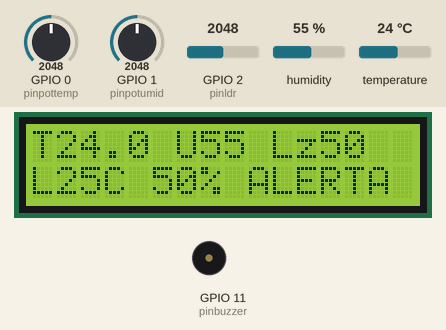
This sketch was run on a simulated ESP32-C6. Shown: 16×2 character LCD, buzzer (waves = sounding). The inputs (shaded band) are chosen by the test bench; at power-on: humidity 55 %, GPIO 1 (pinpotumid) = 2048, GPIO 0 (pinpottemp) = 2048, GPIO 2 (pinldr) = 2048, temperature 24 °C (analog values on the 0–4095 scale). WiFi joins after 1.5 s; servers stay silent unless stated; storage starts empty; what the sketch prints to the serial monitor is not drawn.

Above: at 5.8 s.
5.9 s: humidity set to 52 %
At 8.8 s:
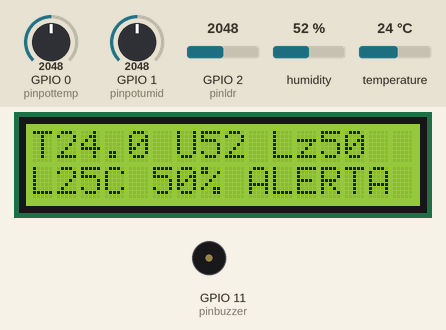
9.2 s: humidity set to 49 %
At 11.0 s:
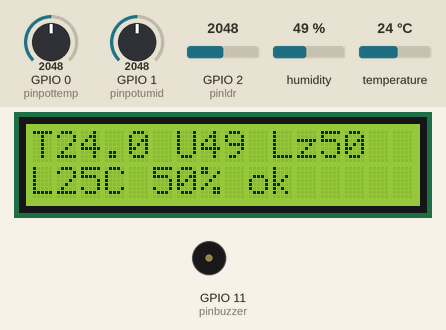
12.2 s: GPIO 1 (pinpotumid) set to 2017
13.7 s: GPIO 1 (pinpotumid) set to 1916
At 14.6 s:
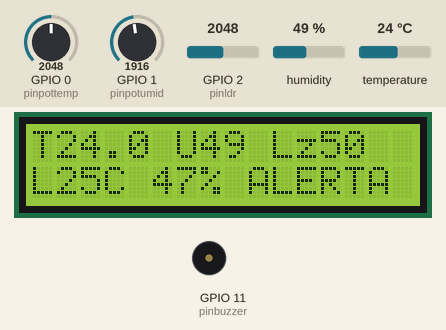
15.6 s: GPIO 0 (pinpottemp) set to 2866
At 17.9 s:
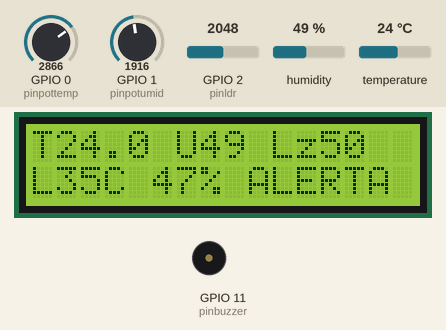
18.2 s: GPIO 2 (pinldr) set to 2866
At 20.5 s:
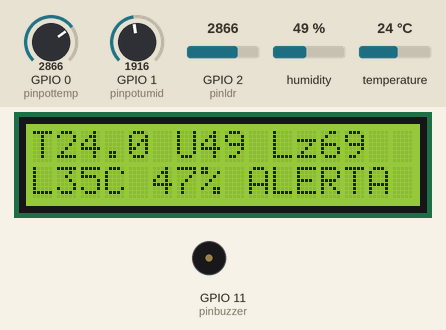
Timing chart, 0 to 22.0 s (numbered marks = the images above; inputs shaded):
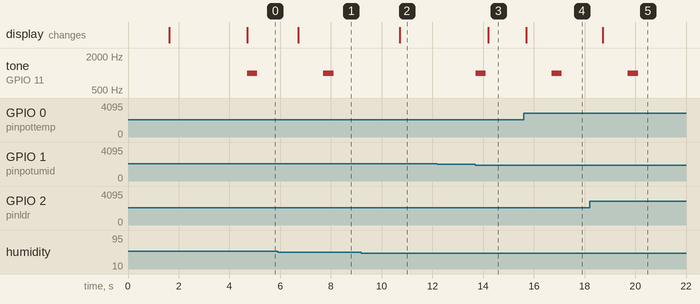

The sketch:

sketch.ino
```cpp
#include <Wire.h>
#include <WiFi.h>
#include <WebServer.h>
#include <ESPmDNS.h>
#include <LittleFS.h>
#include <DHT.h>
#include <LiquidCrystal_I2C.h>

#define tipodht DHT22

const char* redenome = "Wokwi-GUEST";
const char* redesenha = "";
const char* apnome = "Monitor-Ambiente";
const char* apsenha = "12345678";

const int pinpottemp = 0;
const int pinpotumid = 1;
const int pinldr = 2;
const int pinbuzzer = 11;
const int pindht = 10;
const int pinsda = 6;
const int pinscl = 7;

const int tamanhohist = 720;
const unsigned long intervalopot = 100;
const unsigned long intervalosensor = 2000;
const unsigned long intervalolcd = 500;
const unsigned long intervalohist = 5000;
const unsigned long intervalobuzzer = 3000;
const unsigned long duracaobeep = 400;

struct ponto
{
  uint32_t t;
  int16_t temp;
  int16_t umid;
  uint8_t luz;
  uint8_t al;
};

ponto historico[tamanhohist];
int histini = 0;
int histqtd = 0;

float temp = 0;
float umid = 0;
int luz = 0;
float limtemp = 30;
float limumid = 70;
float refpottemp = 0;
float refpotumid = 0;
const char* origem = "pot";
uint32_t mudou = 0;
int alerta = 0;
bool sensorok = false;
bool beepligado = false;
String ip = "";

unsigned long ultimopot = 0;
unsigned long ultimosensor = 0;
unsigned long ultimolcd = 0;
unsigned long ultimohist = 0;
unsigned long ultimobeep = 0;

DHT dht(pindht, tipodht);
LiquidCrystal_I2C lcd(0x27, 16, 2);
WebServer server(80);

uint32_t segundos()
{
  return millis() / 1000;
}

float arredondar(float valor, float passo)
{
  return round(valor / passo) * passo;
}

float lerpot(int pino, float maximo)
{
  long soma = 0;
  for (int i = 0; i < 8; i++)
  {
    soma += analogRead(pino);
  }
  return (soma / 8.0) * maximo / 4095.0;
}

void lerpots()
{
  float pt = arredondar(lerpot(pinpottemp, 50), 0.5);
  float pu = arredondar(lerpot(pinpotumid, 100), 1);

  if (fabs(pt - refpottemp) >= 1.0)
  {
    refpottemp = pt;
    limtemp = pt;
    origem = "pot";
    mudou = segundos();
  }

  if (fabs(pu - refpotumid) >= 2.0)
  {
    refpotumid = pu;
    limumid = pu;
    origem = "pot";
    mudou = segundos();
  }
}

void lersensores()
{
  float t = dht.readTemperature();
  float u = dht.readHumidity();
  luz = map(analogRead(pinldr), 0, 4095, 0, 100);

  if (isnan(t) || isnan(u))
  {
    sensorok = false;
    return;
  }

  sensorok = true;
  temp = t;
  umid = u;
}

void avaliar()
{
  alerta = 0;
  if (sensorok && temp > limtemp)
  {
    alerta |= 1;
  }
  if (sensorok && umid > limumid)
  {
    alerta |= 2;
  }
}

void atualizarbuzzer()
{
  unsigned long agora = millis();

  if (alerta == 0)
  {
    noTone(pinbuzzer);
    beepligado = false;
    ultimobeep = agora - intervalobuzzer;
    return;
  }

  if (!beepligado && agora - ultimobeep >= intervalobuzzer)
  {
    tone(pinbuzzer, 1000);
    beepligado = true;
    ultimobeep = agora;
  }

  if (beepligado && agora - ultimobeep >= duracaobeep)
  {
    noTone(pinbuzzer);
    beepligado = false;
  }
}

void guardar()
{
  int pos = (histini + histqtd) % tamanhohist;

  if (histqtd < tamanhohist)
  {
    histqtd++;
  }
  else
  {
    histini = (histini + 1) % tamanhohist;
  }

  historico[pos].t = segundos();
  historico[pos].temp = (int16_t)round(temp * 10);
  historico[pos].umid = (int16_t)round(umid * 10);
  historico[pos].luz = (uint8_t)luz;
  historico[pos].al = (uint8_t)alerta;
}

void escrevelinha(int linha, const char* texto)
{
  char buf[17];
  snprintf(buf, sizeof(buf), "%-16s", texto);
  lcd.setCursor(0, linha);
  lcd.print(buf);
}

void atualizarlcd()
{
  char l1[24];
  char l2[24];

  if (!sensorok)
  {
    snprintf(l1, sizeof(l1), "erro no DHT");
    snprintf(l2, sizeof(l2), "verifique fios");
  }
  else
  {
    snprintf(l1, sizeof(l1), "T%.1f U%.0f Lz%d", temp, umid, luz);
    snprintf(l2, sizeof(l2), "L%.0fC %.0f%% %s", limtemp, limumid, alerta ? "ALERTA" : "ok");
  }

  escrevelinha(0, l1);
  escrevelinha(1, l2);
}

String tipoarquivo(const String& caminho)
{
  if (caminho.endsWith(".html"))
  {
    return "text/html";
  }
  if (caminho.endsWith(".css"))
  {
    return "text/css";
  }
  if (caminho.endsWith(".js"))
  {
    return "application/javascript";
  }
  if (caminho.endsWith(".json"))
  {
    return "application/json";
  }
  if (caminho.endsWith(".svg"))
  {
    return "image/svg+xml";
  }
  if (caminho.endsWith(".png"))
  {
    return "image/png";
  }
  if (caminho.endsWith(".ico"))
  {
    return "image/x-icon";
  }
  return "text/plain";
}

void enviararquivo(String caminho)
{
  if (caminho.endsWith("/"))
  {
    caminho += "index.html";
  }

  if (!LittleFS.exists(caminho))
  {
    server.send(404, "text/plain", "arquivo nao encontrado");
    return;
  }

  File arquivo = LittleFS.open(caminho, "r");
  server.streamFile(arquivo, tipoarquivo(caminho));
  arquivo.close();
}

void paginainicial()
{
  enviararquivo("/");
}

void naoencontrado()
{
  enviararquivo(server.uri());
}

void enviardados()
{
  char buf[256];
  snprintf(buf, sizeof(buf),
    "{\"agora\":%lu,\"temp\":%.1f,\"umid\":%.1f,\"luz\":%d,\"limtemp\":%.1f,\"limumid\":%.0f,\"alerta\":%d,\"origem\":\"%s\",\"mudou\":%lu}",
    (unsigned long)segundos(), temp, umid, luz, limtemp, limumid, alerta, origem, (unsigned long)mudou);
  server.sendHeader("Cache-Control", "no-store");
  server.send(200, "application/json", buf);
}

void enviarhistorico()
{
  server.setContentLength(CONTENT_LENGTH_UNKNOWN);
  server.sendHeader("Cache-Control", "no-store");
  server.send(200, "application/json", "");

  char buf[512];
  int n = snprintf(buf, sizeof(buf), "{\"agora\":%lu,\"pontos\":[", (unsigned long)segundos());

  for (int i = 0; i < histqtd; i++)
  {
    ponto& p = historico[(histini + i) % tamanhohist];
    n += snprintf(buf + n, sizeof(buf) - n, "%s[%lu,%.1f,%.1f,%u,%u]", i ? "," : "", (unsigned long)p.t, p.temp / 10.0, p.umid / 10.0, p.luz, p.al);
    if (n > (int)sizeof(buf) - 64)
    {
      server.sendContent(buf, n);
      n = 0;
    }
  }

  n += snprintf(buf + n, sizeof(buf) - n, "]}");
  server.sendContent(buf, n);
  server.sendContent("");
}

void receberconfig()
{
  if (server.hasArg("limtemp"))
  {
    limtemp = constrain(server.arg("limtemp").toFloat(), 0.0, 50.0);
  }
  if (server.hasArg("limumid"))
  {
    limumid = constrain(server.arg("limumid").toFloat(), 0.0, 100.0);
  }

  origem = "site";
  mudou = segundos();
  avaliar();
  atualizarlcd();
  enviardados();
}

void conectar()
{
  WiFi.mode(WIFI_STA);
  WiFi.begin(redenome, redesenha);

  unsigned long inicio = millis();
  while (WiFi.status() != WL_CONNECTED && millis() - inicio < 10000)
  {
    delay(250);
  }

  if (WiFi.status() == WL_CONNECTED)
  {
    ip = WiFi.localIP().toString();
    return;
  }

  WiFi.mode(WIFI_AP);
  WiFi.softAP(apnome, apsenha);
  ip = WiFi.softAPIP().toString();
}

void setup()
{
  Serial.begin(115200);
  Wire.begin(pinsda, pinscl);
  lcd.init();
  lcd.backlight();
  pinMode(pinbuzzer, OUTPUT);
  analogReadResolution(12);
  dht.begin();

  escrevelinha(0, "Monitor Ambiente");
  escrevelinha(1, "conectando...");

  LittleFS.begin(true);
  conectar();

  server.on("/", HTTP_GET, paginainicial);
  server.on("/api/dados", HTTP_GET, enviardados);
  server.on("/api/historico", HTTP_GET, enviarhistorico);
  server.on("/api/config", HTTP_POST, receberconfig);
  server.onNotFound(naoencontrado);
  server.begin();
  MDNS.begin("monitor");

  char textoip[24];
  snprintf(textoip, sizeof(textoip), "%s", ip.c_str());
  escrevelinha(1, textoip);
  Serial.printf("pagina em http://%s (ou http://monitor.local)\n", ip.c_str());
  delay(3000);

  refpottemp = arredondar(lerpot(pinpottemp, 50), 0.5);
  refpotumid = arredondar(lerpot(pinpotumid, 100), 1);
  limtemp = refpottemp;
  limumid = refpotumid;
  mudou = segundos();

  lersensores();
  avaliar();
  atualizarlcd();
}

void loop()
{
  server.handleClient();
  unsigned long agora = millis();

  if (agora - ultimopot >= intervalopot)
  {
    ultimopot = agora;
    lerpots();
    avaliar();
  }

  if (agora - ultimosensor >= intervalosensor)
  {
    ultimosensor = agora;
    lersensores();
    avaliar();
    Serial.printf("temp=%.1f umid=%.0f luz=%d limtemp=%.1f limumid=%.0f alerta=%d origem=%s\n", temp, umid, luz, limtemp, limumid, alerta, origem);
  }

  if (agora - ultimolcd >= intervalolcd)
  {
    ultimolcd = agora;
    atualizarlcd();
  }

  if (agora - ultimohist >= intervalohist)
  {
    ultimohist = agora;
    if (sensorok)
    {
      guardar();
    }
  }

  atualizarbuzzer();
}
```

Measured:
- the behaviour switches between 51 and 50 % on humidity (found by bisection; images 1 and 2)
- the behaviour switches between 1987 and 1986 on GPIO 1 (pinpotumid) (found by bisection; images 2 and 3)
- after the input at 5.9 s, the display: changes after 0.81 s (image 1)
- after the input at 9.2 s, tone on GPIO 11 (pinbuzzer): stays silent (without the input it goes to 1000 Hz after 1.5 s); the display: changes after 1.5 s (image 2)
- after the input at 12.2 s, every drawn part: stays the same
- after the input at 13.7 s, tone on GPIO 11 (pinbuzzer): silent → 1000 Hz at once, → silent 0.40 s later; the display: changes after 0.50 s (image 3)
- after the input at 15.6 s, the display: changes after 0.10 s (image 4)
- after the input at 18.2 s, the display: changes after 0.51 s (image 5)
